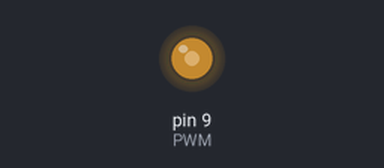
Bench run of a sketch on a simulated Arduino Uno, built with avr-gcc and run on an emulated ATmega328P. Shown: output pins drawn as LEDs (lit = HIGH).

Above: at 0.1 s.
Timing chart, 0 to 1.6 s (numbered marks = the images above):
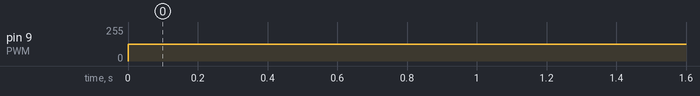

The sketch:

Frequency_generator2.ino
```cpp
int PWM = 9;  //P1.2

void setup() {

pinMode(PWM, OUTPUT);
}

void loop() {
analogWrite(PWM, 125);
}
```

Measured:
- by itself, pin 9 (PWM): 0/255 → 125/255 at 0.00 s
